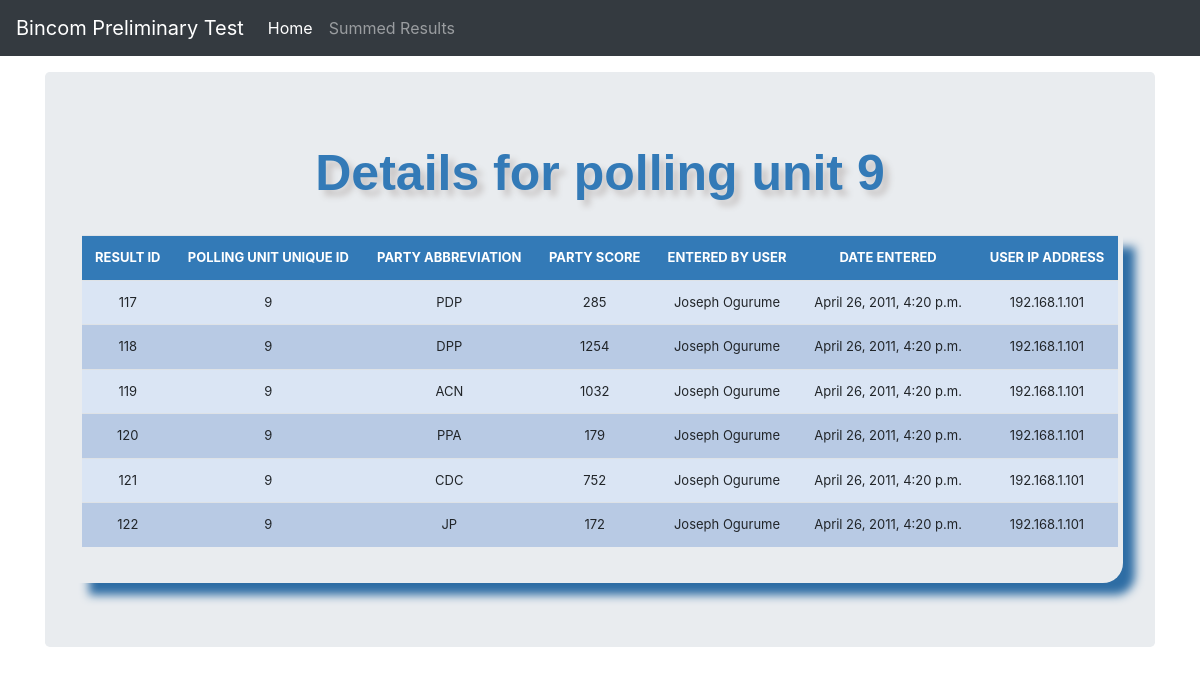
The app's page /polling_unit_detail/9/ with its own data.
### src/models.py (models this page shows)
class AnnouncedPollingUnitResult(models.Model):
    result_id = models.IntegerField()
    polling_unit_unique_id = models.CharField(max_length=50)
    party_abbreviation = models.CharField(max_length=4)
    party_score = models.IntegerField()
    entered_by_user = models.CharField(max_length=50)
    date_entered = models.DateTimeField(auto_now_add=True)
    user_ip_address = models.CharField(max_length=50)

### src/views.py (the view)
# urls.py: path('polling_unit_detail/<str:polling_unit_unique_id>/', views.polling_unit_detail, name="polling_unit_detail"),
def polling_unit_detail(request, polling_unit_unique_id):
    queryset = AnnouncedPollingUnitResult.objects.filter(polling_unit_unique_id=polling_unit_unique_id)
    context = {
        "queryset": queryset,
        "header": polling_unit_unique_id,
        "parties": Party.objects.all(),
        "pu_name": PollingUnit.objects.get(unique_id=polling_unit_unique_id)
    }
    return render(request, "polling_unit_detail.html", context)

### templates/polling_unit_detail.html (shortened to what this page needs)
{% load static %}
{% load crispy_forms_tags %}
<!doctype html>
<html lang="en">
  <head>
      <link href="{% static 'css/stylesheet.css' %}" rel="stylesheet">
    <link rel="stylesheet" href="https://cdn.jsdelivr.net/npm/bootstrap@4.4.1/dist/css/bootstrap.min.css">
    <link href="{% static 'css/navbar-top-fixed.css' %}" rel="stylesheet">
  </head>
  <body>
    {% include 'navbar.html' %}
<main role="main" class="container">
  <div class="jumbotron">
    <div class="header">Details for polling unit {{ header }}</div>
      <br>
        <div class="display_table">
          <table class='table'>
                  <tr>
                    <th>RESULT ID</th>
                    <th>POLLING UNIT UNIQUE ID</th>
                    <th>PARTY ABBREVIATION</th>
                    <th>PARTY SCORE</th>
                    <th>ENTERED BY USER</th>
                    <th>DATE ENTERED</th>
                    <th>USER IP ADDRESS</th>
                  </tr>
              {% for instance in queryset %}
                  <tr>
                    <td>{{instance.result_id}}</td>
                    <td>{{instance.polling_unit_unique_id}}</td>
                    <td>{{instance.party_abbreviation}}</td>
                    <td>{{instance.party_score}}</td>
                    <td>{{instance.entered_by_user}}</td>
                    <td>{{instance.date_entered}}</td>
                    <td>{{instance.user_ip_address}}</td>
                  </tr>
              {% endfor %}
          </table>
        </div>
  </div>
</main>
</html>

### static/css/stylesheet.css (style rules this page uses)
body { background-color: #34eb6b; }
.table { font-size: 13px; text-align: center; width: 95%; margin: auto; }
.table tr:nth-child(odd) { background: #B8CAE4 }
.table tr:nth-child(even) { background: #dae5f4 }
th { background-color: #337ab7; color: white; }
.display_table { border-bottom-right-radius: 20px; padding-left: 5px; padding-right: 5px; padding-bottom: 20px; box-shadow: 12px 12px 10px #2e6da4; }
.header { font-family: helvetica; color: #337ab7; font-size: 50px; text-align: center; width: 100%; text-shadow: 6px 6px 6px #c9c6c6; display: block; font-weight: bolder; }

### static/css/navbar-top-fixed.css (style rules this page uses)
body { min-height: 75rem; padding-top: 4.5rem; }

### records on screen
AnnouncedPollingUnitResult: result_id "117", polling_unit_unique_id "9", party_abbreviation "PDP", party_score "285", entered_by_user "Joseph Ogurume", date_entered "April 26, 2011, 4:20 p.m.", user_ip_address "192.168.1.101"
AnnouncedPollingUnitResult: result_id "118", polling_unit_unique_id "9", party_abbreviation "DPP", party_score "1254", entered_by_user "Joseph Ogurume", date_entered "April 26, 2011, 4:20 p.m.", user_ip_address "192.168.1.101"
AnnouncedPollingUnitResult: result_id "119", polling_unit_unique_id "9", party_abbreviation "ACN", party_score "1032", entered_by_user "Joseph Ogurume", date_entered "April 26, 2011, 4:20 p.m.", user_ip_address "192.168.1.101"
AnnouncedPollingUnitResult: result_id "120", polling_unit_unique_id "9", party_abbreviation "PPA", party_score "179", entered_by_user "Joseph Ogurume", date_entered "April 26, 2011, 4:20 p.m.", user_ip_address "192.168.1.101"
AnnouncedPollingUnitResult: result_id "121", polling_unit_unique_id "9", party_abbreviation "CDC", party_score "752", entered_by_user "Joseph Ogurume", date_entered "April 26, 2011, 4:20 p.m.", user_ip_address "192.168.1.101"
AnnouncedPollingUnitResult: result_id "122", polling_unit_unique_id "9", party_abbreviation "JP", party_score "172", entered_by_user "Joseph Ogurume", date_entered "April 26, 2011, 4:20 p.m.", user_ip_address "192.168.1.101"

### other values on screen
{{ header }} "9"
